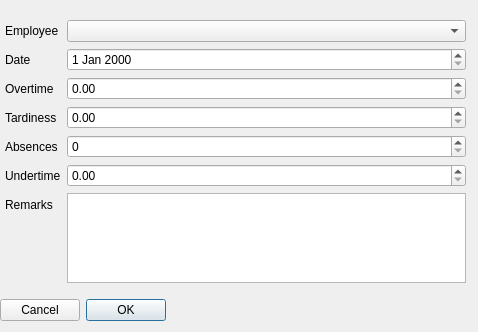
<?xml version="1.0" encoding="UTF-8"?>
<ui version="4.0">
 <class>EmployeeAttendanceDialog</class>
 <widget class="QDialog" name="EmployeeAttendanceDialog">
  <property name="geometry">
   <rect>
    <x>0</x>
    <y>0</y>
    <width>478</width>
    <height>332</height>
   </rect>
  </property>
  <property name="windowTitle">
   <string>Dialog</string>
  </property>
  <widget class="QWidget" name="verticalLayoutWidget">
   <property name="geometry">
    <rect>
     <x>0</x>
     <y>10</y>
     <width>471</width>
     <height>311</height>
    </rect>
   </property>
   <layout class="QVBoxLayout" name="verticalLayout">
    <item>
     <layout class="QFormLayout" name="formLayout">
      <property name="leftMargin">
       <number>5</number>
      </property>
      <property name="topMargin">
       <number>10</number>
      </property>
      <property name="rightMargin">
       <number>5</number>
      </property>
      <property name="bottomMargin">
       <number>10</number>
      </property>
      <item row="0" column="0">
       <widget class="QLabel" name="employeeLabel">
        <property name="text">
         <string>Employee</string>
        </property>
       </widget>
      </item>
      <item row="1" column="0">
       <widget class="QLabel" name="dateLabel">
        <property name="text">
         <string>Date</string>
        </property>
       </widget>
      </item>
      <item row="2" column="0">
       <widget class="QLabel" name="overtimeLabel">
        <property name="text">
         <string>Overtime</string>
        </property>
       </widget>
      </item>
      <item row="3" column="0">
       <widget class="QLabel" name="tardinessLabel">
        <property name="text">
         <string>Tardiness</string>
        </property>
       </widget>
      </item>
      <item row="4" column="0">
       <widget class="QLabel" name="absencesLabel">
        <property name="text">
         <string>Absences</string>
        </property>
       </widget>
      </item>
      <item row="5" column="0">
       <widget class="QLabel" name="undertimeLabel">
        <property name="text">
         <string>Undertime</string>
        </property>
       </widget>
      </item>
      <item row="6" column="0">
       <widget class="QLabel" name="remarksLabel">
        <property name="text">
         <string>Remarks</string>
        </property>
       </widget>
      </item>
      <item row="0" column="1">
       <widget class="QComboBox" name="employeeComboBox"/>
      </item>
      <item row="1" column="1">
       <widget class="QDateEdit" name="cateDateEdit"/>
      </item>
      <item row="2" column="1">
       <widget class="QDoubleSpinBox" name="overtimeDoubleSpinBox"/>
      </item>
      <item row="3" column="1">
       <widget class="QDoubleSpinBox" name="tardinessDoubleSpinBox"/>
      </item>
      <item row="4" column="1">
       <widget class="QSpinBox" name="absencesSpinBox"/>
      </item>
      <item row="5" column="1">
       <widget class="QDoubleSpinBox" name="undertimeDoubleSpinBox"/>
      </item>
      <item row="6" column="1">
       <widget class="QTextEdit" name="remarksTextEdit"/>
      </item>
     </layout>
    </item>
    <item>
     <widget class="QDialogButtonBox" name="buttonBox">
      <property name="layoutDirection">
       <enum>Qt::RightToLeft</enum>
      </property>
      <property name="orientation">
       <enum>Qt::Horizontal</enum>
      </property>
      <property name="standardButtons">
       <set>QDialogButtonBox::Cancel|QDialogButtonBox::Ok</set>
      </property>
     </widget>
    </item>
   </layout>
  </widget>
 </widget>
 <resources/>
 <connections>
  <connection>
   <sender>buttonBox</sender>
   <signal>accepted()</signal>
   <receiver>EmployeeAttendanceDialog</receiver>
   <slot>accept()</slot>
   <hints>
    <hint type="sourcelabel">
     <x>248</x>
     <y>254</y>
    </hint>
    <hint type="destinationlabel">
     <x>157</x>
     <y>274</y>
    </hint>
   </hints>
  </connection>
  <connection>
   <sender>buttonBox</sender>
   <signal>rejected()</signal>
   <receiver>EmployeeAttendanceDialog</receiver>
   <slot>reject()</slot>
   <hints>
    <hint type="sourcelabel">
     <x>316</x>
     <y>260</y>
    </hint>
    <hint type="destinationlabel">
     <x>286</x>
     <y>274</y>
    </hint>
   </hints>
  </connection>
 </connections>
</ui>
